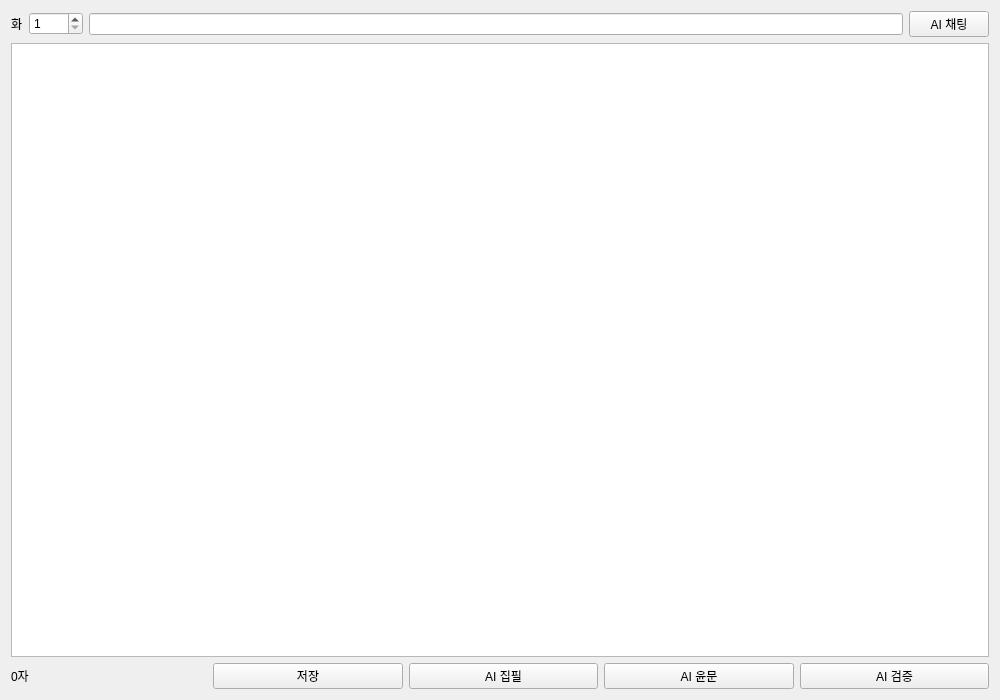
<?xml version="1.0" encoding="UTF-8"?>
<ui version="4.0">
 <class>QWidget</class>
 <widget class="QWidget" name="ManuscriptView">
  <property name="geometry"><rect><x>0</x><y>0</y><width>1000</width><height>700</height></rect></property>
<layout class="QVBoxLayout" name="root"><item><layout class="QHBoxLayout" name="top"><item><widget class="QLabel" name="chapterLabel"><property name="text"><string>화</string></property></widget></item><item><widget class="QSpinBox" name="chapterSpin"><property name="minimum"><number>1</number></property><property name="maximum"><number>9999</number></property></widget></item><item><widget class="QLineEdit" name="titleEdit"/></item><item><widget class="QPushButton" name="chatButton"><property name="text"><string>AI 채팅</string></property></widget></item></layout></item><item><widget class="QPlainTextEdit" name="editor"><property name="readOnly"><bool>false</bool></property></widget></item><item><layout class="QHBoxLayout" name="bottom"><item><widget class="QLabel" name="countLabel"><property name="text"><string>0자</string></property></widget></item><item><spacer name="s"><property name="orientation"><enum>Qt::Horizontal</enum></property></spacer></item><item><widget class="QPushButton" name="saveButton"><property name="text"><string>저장</string></property></widget></item><item><widget class="QPushButton" name="writeButton"><property name="text"><string>AI 집필</string></property></widget></item><item><widget class="QPushButton" name="reviseButton"><property name="text"><string>AI 윤문</string></property></widget></item><item><widget class="QPushButton" name="checkButton"><property name="text"><string>AI 검증</string></property></widget></item></layout></item></layout>
 </widget>
 <resources/><connections/>
</ui>
